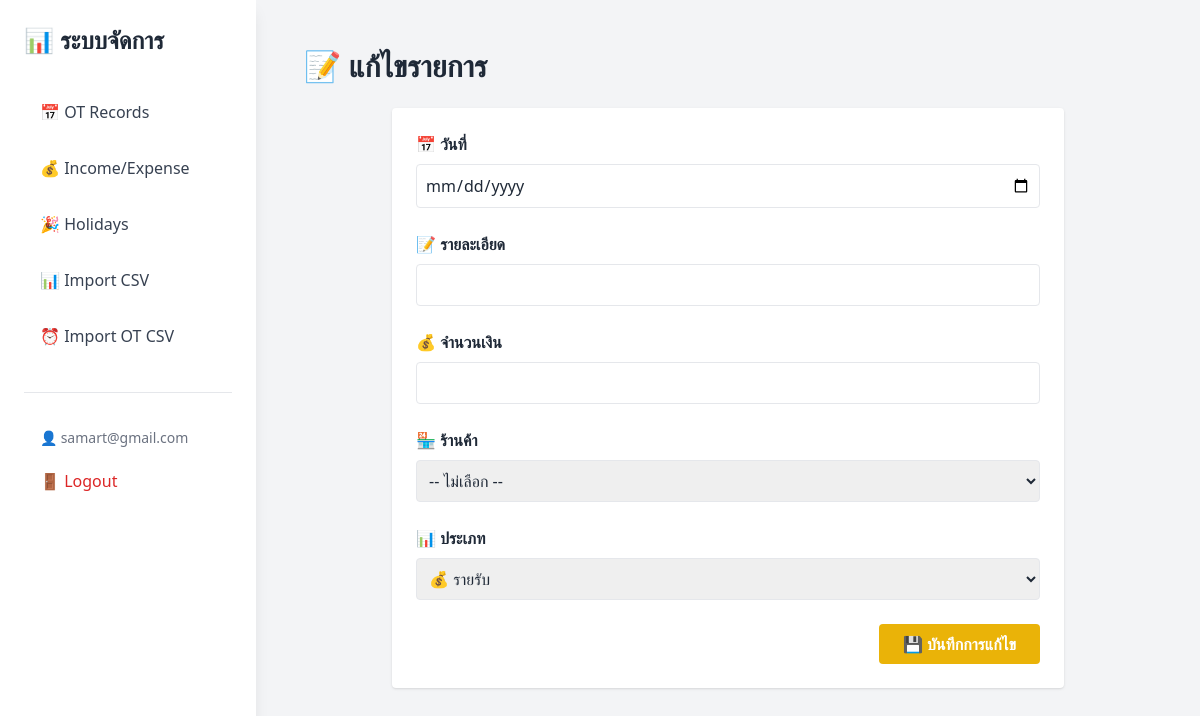
The page /edit-income-expense/1 (signed in) on the database as committed earlier.
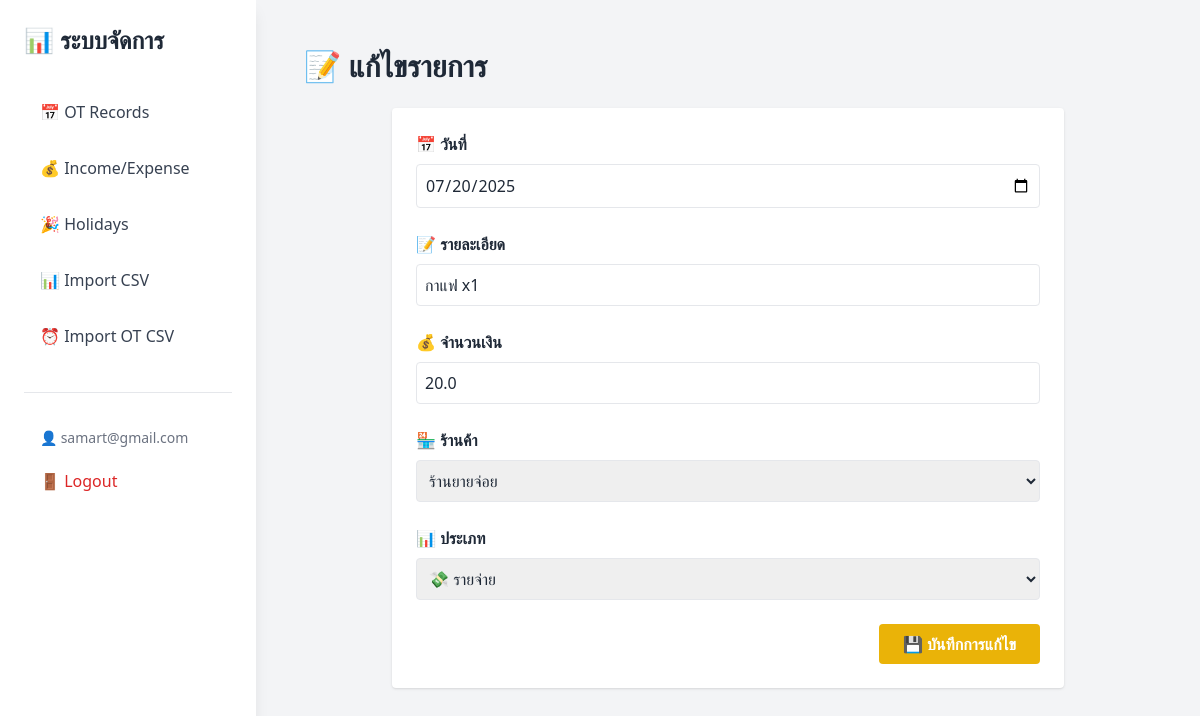
The same page on the database as committed later.
### tables this page shows
CREATE TABLE income_expense
                 (
                     id
                     INTEGER
                     PRIMARY
                     KEY
                     AUTOINCREMENT,
                     user_id INTEGER NOT NULL,
                     date
                     TEXT,
                     description
                     TEXT,
                     amount
                     REAL,
                     category
                     TEXT,
                     vendor
                     TEXT,
                     FOREIGN KEY (user_id) REFERENCES users (id)
                 );

### app.py (the view, shortened to what this page needs)
@app.route('/edit-income-expense/<int:id>', methods=['GET', 'POST'])
@login_required
def edit_income_expense(id):
    conn = get_db_connection()
    user_id = session['user_id']
    record = conn.execute('SELECT * FROM income_expense WHERE id=? AND user_id=?', (id, user_id)).fetchone()
    conn.close()
    return render_template('edit_income_expense.html', record=record)

### app.py (called while the page is built)
def login_required(f):
    @wraps(f)
    def decorated_function(*args, **kwargs):
        if 'user_id' not in session:
            return redirect(url_for('login'))
        return f(*args, **kwargs)
    return decorated_function

def get_db_connection():
    conn = sqlite3.connect(DB_FILE)
    conn.row_factory = sqlite3.Row
    return conn

### templates/edit_income_expense.html (shortened to what this page needs)
<!DOCTYPE html>
<html lang="th">
<head>
  <script src="{{ url_for('static', filename='js/tailwind.min.js') }}"></script>
</head>
<body class="bg-gray-100 p-4 sm:p-6 text-gray-800 min-h-screen">
    <div class="hidden lg:block fixed top-0 left-0 w-64 h-full bg-white shadow-lg">
        <div class="p-6">
            <h1 class="text-2xl font-bold text-gray-800 mb-8">📊 ระบบจัดการ</h1>
            <nav class="space-y-2">
                <a href="/index" class="block px-4 py-3 text-gray-700 hover:bg-gray-100 rounded-lg transition-colors">📅 OT Records</a>
                <a href="/income-expense" class="block px-4 py-3 text-gray-700 hover:bg-gray-100 rounded-lg transition-colors">💰 Income/Expense</a>
                <a href="/holidays" class="block px-4 py-3 text-gray-700 hover:bg-gray-100 rounded-lg transition-colors">🎉 Holidays</a>
                <a href="/import-csv" class="block px-4 py-3 text-gray-700 hover:bg-gray-100 rounded-lg transition-colors">📊 Import CSV</a>
                <a href="/import-ot-csv" class="block px-4 py-3 text-gray-700 hover:bg-gray-100 rounded-lg transition-colors">⏰ Import OT CSV</a>
            </nav>
            <div class="mt-8 pt-6 border-t">
                <div class="px-4 py-2">
                    <span class="text-sm text-gray-500">👤 {{ session.user_email }}</span>
                </div>
                <a href="/logout" class="block px-4 py-3 text-red-600 hover:bg-red-50 rounded-lg transition-colors">🚪 Logout</a>
            </div>
        </div>
    </div>
    <div class="lg:ml-64 pt-16 lg:pt-0">
        <div class="p-6">
            <h1 class="text-2xl sm:text-3xl font-bold mb-6 text-center sm:text-left">📝 แก้ไขรายการ</h1>
            <div class="max-w-2xl mx-auto">
    <form method="POST" class="bg-white p-4 sm:p-6 rounded shadow space-y-4 sm:space-y-6">
      <div>
        <label class="block font-semibold mb-2 text-sm sm:text-base">📅 วันที่</label>
        <input type="date" name="date" required value="{{ record['date'] }}"
               class="w-full border rounded p-3 sm:p-2 text-base focus:ring-2 focus:ring-blue-400">
      </div>
    <div>
        <label class="block font-semibold mb-2 text-sm sm:text-base">📝 รายละเอียด</label>
        <input type="text" name="description" required value="{{ record['description'] }}"
               class="w-full border rounded p-3 sm:p-2 text-base focus:ring-2 focus:ring-blue-400">
    </div>
    <div>
        <label class="block font-semibold mb-2 text-sm sm:text-base">💰 จำนวนเงิน</label>
        <input type="number" step="0.01" name="amount" required value="{{ record['amount'] }}"
               class="w-full border rounded p-3 sm:p-2 text-base focus:ring-2 focus:ring-blue-400">
    </div>
    <div>
        <label class="block font-semibold mb-2 text-sm sm:text-base">🏪 ร้านค้า</label>
        <select name="vendor" class="w-full border rounded p-3 sm:p-2 text-base focus:ring-2 focus:ring-blue-400">
    <option value="">-- ไม่เลือก --</option>
          <option value="ร้านยายจ่อย" {% if record['vendor'] == 'ร้านยายจ่อย' %}selected{% endif %}>ร้านยายจ่อย</option>
  </select>
    </div>
    <div>
        <label class="block font-semibold mb-2 text-sm sm:text-base">📊 ประเภท</label>
        <select name="category" required class="w-full border rounded p-3 sm:p-2 text-base focus:ring-2 focus:ring-blue-400">
          <option value="income" {% if record['category'] == 'income' %}selected{% endif %}>💰 รายรับ</option>
          <option value="expense" {% if record['category'] == 'expense' %}selected{% endif %}>💸 รายจ่าย</option>
      </select>
    </div>
      <div class="flex justify-center sm:justify-end">
        <button type="submit"
                class="w-full sm:w-auto bg-yellow-500 hover:bg-yellow-600 text-white font-semibold px-6 py-3 sm:py-2 rounded text-base">
        💾 บันทึกการแก้ไข
      </button>
    </div>
            </form>
        </div>
    </div>
</body>
</html>

Rows that differ between the two databases and show on the page:
added income_expense: date "07/20/2025", description "กาแฟ x1", amount "20.0", vendor "ร้านยายจ่อย", category "💸 รายจ่าย"
Other text that changed with them:
form field vendor: "-- ไม่เลือก --" → (not shown)
form field category: "💰 รายรับ" → (not shown)
